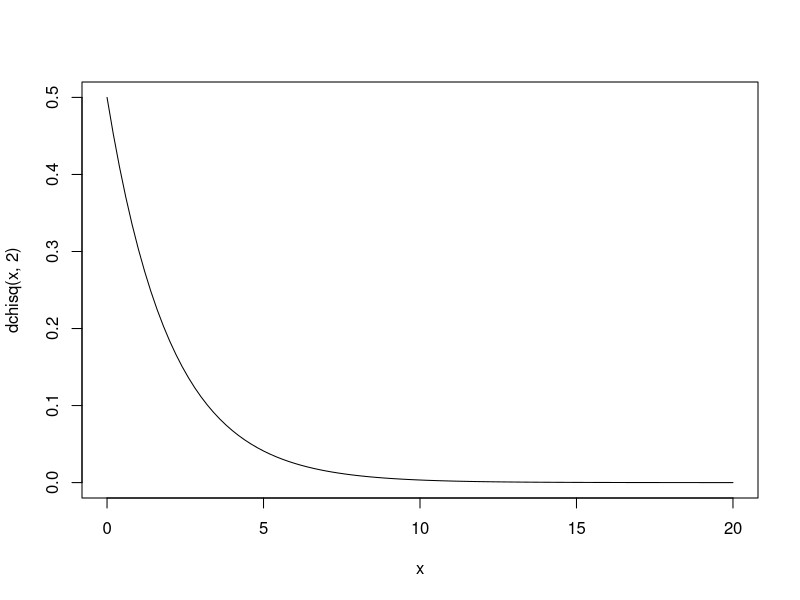

Write the R code that produced this figure.
## ---- chunk 1
curve(dchisq(x, 2), 0, 20)
## ---- chunk 2
1 - pchisq(5.9915, df = 2)
## ---- chunk 3
asked.out.table <- matrix(c(34, 61, 53, 38, 40, 74), byrow = TRUE, nrow = 2)
## ---- chunk 4
chisq.test(asked.out.table)
